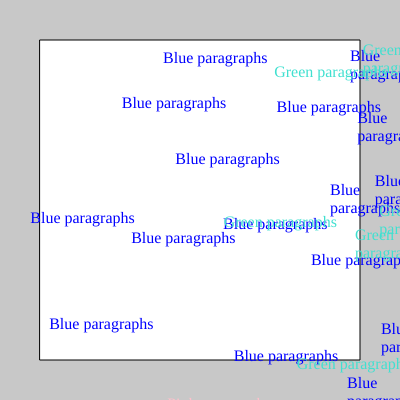
Frame 1 (no input)
Frame 60 (no input): identical to frame 1, image omitted
Frame 120 (the mouse pressed at the canvas centre since frame 60): identical to frame 1, image omitted

The p5.js sketch that drew this single still picture (run headless with seeded random() and noise() and a simulated clock; from frame 60 on, the mouse is pressed at the canvas centre):

// p5.js sketch
// ── sketch.js
function setup() {
	for (i=0; i < 20; i++) {
		var p = createP("Blue paragraphs");
		p.position(random(500), random(450));
		p.style("color", "blue");
		p.class("blue");
	}
	for (i=0; i < 20; i++) {
		var p = createP("Pink paragraphs");
		p.position(random(500), random(350, 800));
		p.style("color", "pink");
		p.class('pink')
	}
	for (i=0; i < 20; i++) {
		var p = createP("Green paragraphs");
		p.position(random(200, 500), random(800));
		p.style("color", "turquoise");
		p.class('turquoise');
	}

	createCanvas(400,400);
}

function draw() {
	background(200);
	rect(40,40,320,320)
}
